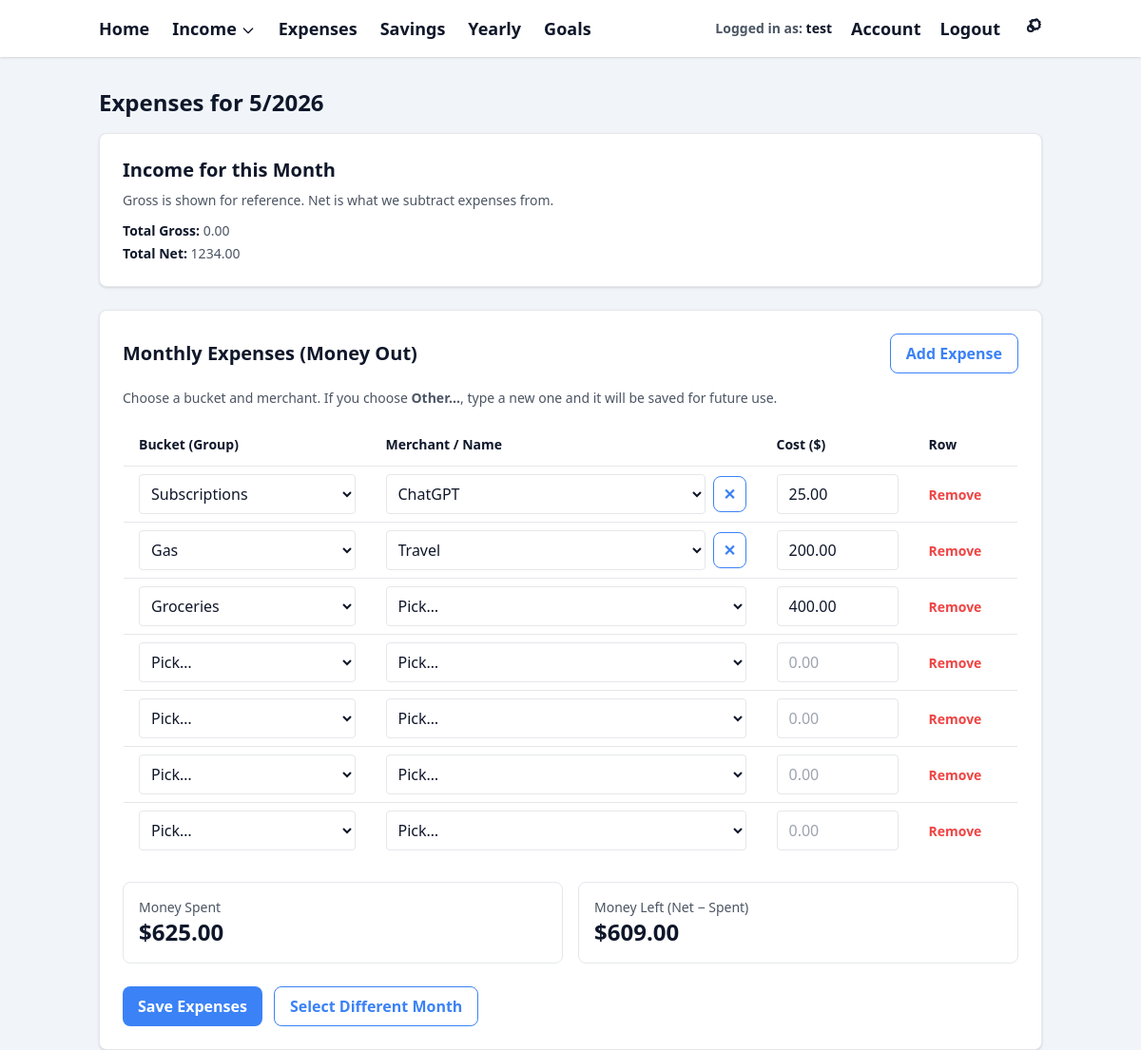
The app's page /expenses/2026/5 (signed in) with its own data.
### models.py (models this page shows)
class User(db.Model):
    id = db.Column(db.Integer, primary_key=True)
    email = db.Column(db.String(255), unique=True, nullable=False)
    display_name = db.Column(db.String(100), nullable=True)
    password_hash = db.Column(db.String(255), nullable=True)
    created_at = db.Column(db.DateTime, default=datetime.utcnow)

class Expense(db.Model):
    id = db.Column(db.Integer, primary_key=True)
    user_id = db.Column(db.Integer, db.ForeignKey("user.id"), nullable=False)
    year = db.Column(db.Integer, nullable=False)
    month = db.Column(db.Integer, nullable=False)
    category = db.Column(db.String(64), nullable=True)
    description = db.Column(db.String(255), nullable=True)
    cost = db.Column(db.Float, nullable=False, default=0.0)
    created_at = db.Column(db.DateTime, default=datetime.utcnow)
    updated_at = db.Column(db.DateTime, nullable=True)
    deleted_at = db.Column(db.DateTime, nullable=True)
    is_active = db.Column(db.Boolean, default=True, nullable=False)
    user = db.relationship("User", backref=db.backref("expenses", lazy=True))
    note = db.Column(db.String(50), nullable=True)

### app.py (the view, shortened to what this page needs)
    @app.route("/expenses/<int:year>/<int:month>", methods=["GET", "POST"])
    @login_required
    def expenses_month_view(year, month):
        user = get_current_user()
        month_start = date(year, month, 1)
        if month == 12:
            next_month_start = date(year + 1, 1, 1)
        else:
            next_month_start = date(year, month + 1, 1)
        paychecks = (
            Paycheck.query
            .filter(
                Paycheck.user_id == user.id,
                Paycheck.pay_date >= month_start,
                Paycheck.pay_date < next_month_start,
            )
            .all()
        )
        total_gross = sum(p.gross_amount or 0 for p in paychecks)
        total_net = sum(p.net_amount for p in paychecks)
        expenses = (
            Expense.query
            .filter_by(user_id=user.id, year=year, month=month, is_active=True)
            .order_by(Expense.id)
            .all()
        )
        total_spent = sum(x.cost for x in expenses)
        money_left = total_net - total_spent
        builtin_expense_buckets = [
            "Subscriptions",
            "Utilities",
            "Groceries",
            "Eating Out",
            "Gas",
            "Car",
            "Rent / Mortgage",
            "Insurance",
            "Pet Care",
            "Health",
            "Shopping",
            "Entertainment",
        ]
        custom_expense_buckets = (
            ExpenseBucketOption.query
            .filter_by(user_id=user.id, is_active=True)
            .order_by(ExpenseBucketOption.label.asc())
            .all()
        )
        custom_bucket_id_to_label = {
            str(o.id): o.label for o in custom_expense_buckets
        }
        custom_merchants = (
            ExpenseMerchantOption.query
            .filter_by(user_id=user.id, is_active=True)
            .order_by(
                ExpenseMerchantOption.bucket_label.asc(),
                ExpenseMerchantOption.name.asc(),
            )
            .all()
        )
        expense_merchants_by_bucket = {}
        for merchant in custom_merchants:
            expense_merchants_by_bucket.setdefault(
                merchant.bucket_label,
                [],
            ).append(
                {
                    "id": merchant.id,
                    "name": merchant.name,
                }
            )
        return render_template(
            "expenses/month_view.html",
            year=year,
            month=month,
            total_gross=total_gross,
            total_net=total_net,
            expenses=expenses,
            total_spent=total_spent,
            money_left=money_left,
            builtin_expense_buckets=builtin_expense_buckets,
            custom_expense_buckets=custom_expense_buckets,
            expense_merchant_options_by_bucket_json=expense_merchants_by_bucket,
            expense_custom_bucket_id_to_label_json=custom_bucket_id_to_label,
        )

### templates/expenses/month_view.html (shortened to what this page needs)
{% extends "base.html" %}
{% block content %}
<h2 class="text-2xl font-bold mb-4" style="color: var(--color-text);">
  Expenses for {{ month }}/{{ year }}
</h2>
<div class="shadow rounded-lg p-6 mb-6"
     style="background-color: var(--color-card-bg); border: 1px solid var(--color-border);">
  <h3 class="text-xl font-semibold mb-2" style="color: var(--color-text);">
    Income for this Month
  </h3>
  <p class="text-sm mb-3" style="color: var(--color-text-secondary);">
    Gross is shown for reference. Net is what we subtract expenses from.
  </p>
  <ul class="space-y-1 text-sm">
    <li>
      <strong style="color: var(--color-text);">Total Gross:</strong>
      <span style="color: var(--color-text-secondary);">{{ "%.2f"|format(total_gross) }}</span>
    </li>
    <li>
      <strong style="color: var(--color-text);">Total Net:</strong>
      <span style="color: var(--color-text-secondary);">{{ "%.2f"|format(total_net) }}</span>
    </li>
  </ul>
</div>
<div class="shadow rounded-lg p-6"
     style="background-color: var(--color-card-bg); border: 1px solid var(--color-border);">
  <div class="flex items-center justify-between mb-4">
    <h3 class="text-xl font-semibold" style="color: var(--color-text);">
      Monthly Expenses (Money Out)
    </h3>
    <button type="button" id="add-expense-btn" class="btn-secondary">
      Add Expense
    </button>
  </div>
  <p class="text-sm mb-4" style="color: var(--color-text-secondary);">
    Choose a bucket and merchant. If you choose <strong>Other…</strong>, type a new one and it will be saved for future use.
  </p>
  <form method="POST">
    <div class="overflow-x-auto">
      <table class="min-w-full rounded-lg overflow-hidden"
             style="border: 1px solid var(--color-border);">
        <thead style="background-color: var(--color-card-bg);">
          <tr style="border-bottom: 1px solid var(--color-border);">
            <th class="px-4 py-3 text-left text-sm font-semibold" style="color: var(--color-text); width: 260px;">
              Bucket (Group)
            </th>
            <th class="px-4 py-3 text-left text-sm font-semibold" style="color: var(--color-text);">
              Merchant / Name
            </th>
            <th class="px-4 py-3 text-left text-sm font-semibold" style="color: var(--color-text); width: 160px;">
              Cost ($)
            </th>
            <th class="px-4 py-3 text-left text-sm font-semibold" style="color: var(--color-text); width: 110px;">
              Row
            </th>
          </tr>
        </thead>
        <tbody id="expenses-body">
          {% for e in expenses %}
          <tr style="border-bottom: 1px solid var(--color-border);">
            <td class="px-4 py-2">
              <div class="flex items-center gap-2">
                <select
                  name="bucket_select[]"
                  class="expense-bucket-select w-full rounded px-2 py-2"
                  style="background-color: var(--color-input-bg);
                         border: 1px solid var(--color-border);
                         color: var(--color-text);"
                >
                  {% for label in builtin_expense_buckets %}
                    <option value="{{ label }}" {% if e.category == label %}selected{% endif %}>
                      {{ label }}
                    </option>
                  {% endfor %}
                </select>
              </div>
            </td>
            <td class="px-4 py-2">
              <div class="flex items-center gap-2">
                <select
                  name="merchant_select[]"
                  class="expense-merchant-select w-full rounded px-2 py-2"
                  style="background-color: var(--color-input-bg);
                         border: 1px solid var(--color-border);
                         color: var(--color-text);"
                >
                </select>
                <button
                  type="button"
                  class="expense-merchant-delete btn-secondary"
                  title="Delete this custom merchant"
                  style="padding: 0.35rem 0.6rem; display: none;"
                >
                  ✕
                </button>
              </div>
            </td>
            <td class="px-4 py-2">
              <input
                type="number"
                name="cost[]"
                value="{{ '%.2f'|format(e.cost) }}"
                step="0.01"
                min="0"
                placeholder="0.00"
                class="w-full rounded px-3 py-2"
                style="background-color: var(--color-input-bg);
                       border: 1px solid var(--color-border);
                       color: var(--color-text);"
              >
            </td>
            <td class="px-4 py-2">
              <button type="button"
                      class="text-sm font-semibold hover:underline"
                      style="color: var(--color-error);"
                      onclick="removeExpenseRow(this)">
                Remove
              </button>
            </td>
          </tr>
          {% endfor %}
          {% set needed_rows = 7 %}
          {% set existing_count = expenses|length %}
          {% set blanks = needed_rows - existing_count %}
          {% if blanks < 0 %}{% set blanks = 0 %}{% endif %}
          {% for _ in range(blanks) %}
          <tr style="border-bottom: 1px solid var(--color-border);">
            <td class="px-4 py-2">
              <div class="flex items-center gap-2">
                <select
                  name="bucket_select[]"
                  class="expense-bucket-select w-full rounded px-2 py-2"
                  style="background-color: var(--color-input-bg);
                         border: 1px solid var(--color-border);
                         color: var(--color-text);"
                >
                  <option value="" selected>Pick…</option>
                </select>
              </div>
            </td>
            <td class="px-4 py-2">
              <div class="flex items-center gap-2">
                <select
                  name="merchant_select[]"
                  class="expense-merchant-select w-full rounded px-2 py-2"
                  style="background-color: var(--color-input-bg);
                         border: 1px solid var(--color-border);
                         color: var(--color-text);"
                ></select>
                <button
                  type="button"
                  class="expense-merchant-delete btn-secondary"
                  title="Delete this custom merchant"
                  style="padding: 0.35rem 0.6rem; display: none;"
                >✕</button>
              </div>
            </td>
            <td class="px-4 py-2">
              <input
                type="number"
                name="cost[]"
                value=""
                step="0.01"
                min="0"
                placeholder="0.00"
                class="w-full rounded px-3 py-2"
                style="background-color: var(--color-input-bg);
                       border: 1px solid var(--color-border);
                       color: var(--color-text);"
              >
            </td>
            <td class="px-4 py-2">
              <button type="button"
                      class="text-sm font-semibold hover:underline"
                      style="color: var(--color-error);"
                      onclick="removeExpenseRow(this)">
                Remove
              </button>
            </td>
          </tr>
          {% endfor %}
        </tbody>
      </table>
    </div>
    <div class="mt-6 grid grid-cols-1 sm:grid-cols-2 gap-4">
      <div class="rounded-lg p-4" style="background-color: var(--color-card-bg); border: 1px solid var(--color-border);">
        <div class="text-sm" style="color: var(--color-text-secondary);">Money Spent</div>
        <div class="text-2xl font-bold" style="color: var(--color-text);">
          $<span id="money-spent">{{ "%.2f"|format(total_spent) }}</span>
        </div>
      </div>
      <div class="rounded-lg p-4" style="background-color: var(--color-card-bg); border: 1px solid var(--color-border);">
        <div class="text-sm" style="color: var(--color-text-secondary);">Money Left (Net − Spent)</div>
        <div class="text-2xl font-bold" style="color: var(--color-text);">
          $<span id="money-left">{{ "%.2f"|format(money_left) }}</span>
        </div>
      </div>
    </div>
    <div class="pt-6 flex flex-wrap gap-3">
      <button type="submit" class="btn-primary">Save Expenses</button>
      <a href="{{ url_for('expenses_select_month') }}" class="btn-secondary inline-block">Select Different Month</a>
    </div>
  </form>
</div>
{% endblock %}

### templates/base.html (shortened to what this page needs)
<!DOCTYPE html>
<html lang="en">
<head>
    <script src="https://cdn.tailwindcss.com"></script>
</head>
<body class="text-gray-800">
    <nav class="shadow mb-8" style="background-color: var(--color-navbar-bg);">
        <div class="max-w-5xl mx-auto px-4 py-4 flex items-center justify-between text-lg font-semibold">
            <div class="flex gap-6 items-center">
                <a href="{{ url_for('home') }}" class="nav-link">
                    Home
                </a>
                {% if session.get("user_id") %}
                    <div x-data="{ open: false }" class="relative">
                        <button
                            @click="open = !open"
                            @click.away="open = false"
                            class="nav-link flex items-center gap-1"
                        >
                            Income
                            <svg class="w-4 h-4 mt-1"
                                 fill="none"
                                 stroke="currentColor"
                                 stroke-width="2"
                                 viewBox="0 0 24 24">
                                <path
                                    stroke-linecap="round"
                                    stroke-linejoin="round"
                                    d="M19 9l-7 7-7-7"
                                />
                            </svg>
                        </button>
                    </div>
                    <a href="{{ url_for('expenses_view_redirect') }}"
                       class="nav-link">
                        Expenses
                    </a>
                    <a href="{{ url_for('savings_view_redirect') }}"
                       class="nav-link">
                        Savings
                    </a>
                    <a href="{{ url_for('yearly') }}" class="nav-link">
                        Yearly
                    </a>
                    <a href="{{ url_for('goals') }}" class="nav-link">
                        Goals
                    </a>
                {% endif %}
            </div>
            <div class="flex items-center gap-5">
                {% if session.get("user_id") %}
                    <div class="text-sm hidden sm:block"
                         style="color: var(--color-text-secondary);">
                        Logged in as:
                        <span style="color: var(--color-text); font-weight: 600;">
                            {{ session.get("display_name") or session.get("user_email") }}
                        </span>
                    </div>
                    <a href="{{ url_for('account') }}"
                        class="nav-link">
                        Account
                    </a>
                    <a href="{{ url_for('logout') }}"
                       class="nav-link">
                        Logout
                    </a>
                    <a href="{{ url_for('settings') }}"
                       class="nav-link"
                       title="Settings">
                    </a>
                {% endif %}
            </div>
        </div>
    </nav>
    <div class="max-w-5xl mx-auto px-4">
        {% block content %}
        {% endblock %}
    </div>
</body>
</html>

### records on screen
User: get "test"
Expense: category "Subscriptions", cost "25.00"
Expense: category "Gas", cost "200.00"
Expense: category "Groceries", cost "400.00"

### other values on screen
{{ month }} "5"
{{ year }} "2026"
{{ "%.2f"|format(total_gross) }} "0.00"
{{ "%.2f"|format(total_net) }} "1234.00"
{{ "%.2f"|format(total_spent) }} "625.00"
{{ "%.2f"|format(money_left) }} "609.00"
